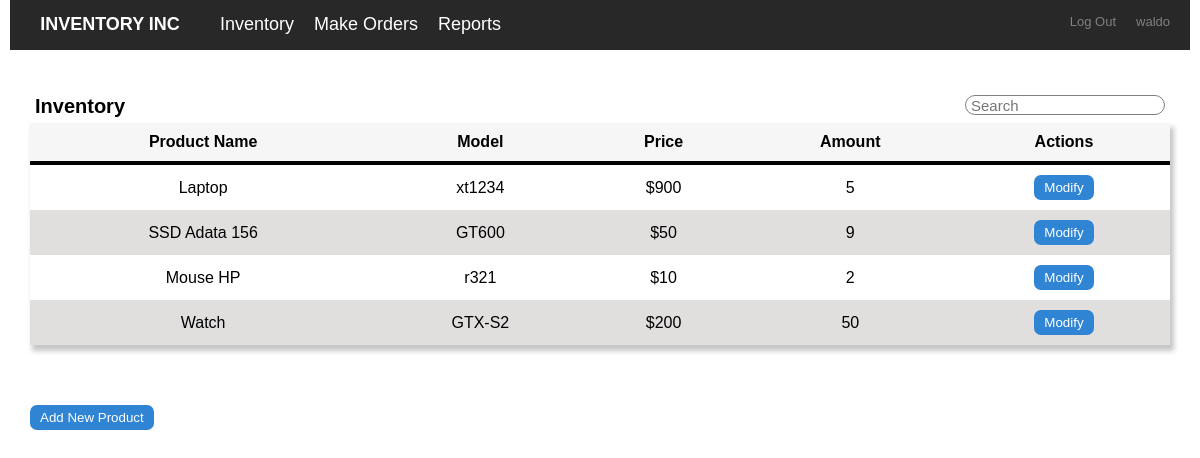
The page /inventory/ (signed in) on the database its author committed.
### inventory/models.py (models this page shows)
class User(AbstractUser):
    pass

class Product(models.Model):
    name = models.CharField(max_length=192, null=True)
    model =  models.CharField(max_length=192, null=True)
    price = models.IntegerField()
    stock = models.IntegerField()
    sold_number = models.IntegerField()

### inventory/views.py (the view)
# urls.py: path('', views.index ,  name='index'), #si no se pone "/" arroja un error de que no encuentra la ruta
def index (request):
    if request.user.is_authenticated:
        products =  Product.objects.all()
        return render(request,"inventory/index.html",{"products":products})
    else:
        return HttpResponseRedirect(reverse("login"))

### inventory/templates/inventory/index.html (shortened to what this page needs)
{% extends "inventory/layout.html" %}
{% block body %}
<div class="container">
    <div class="head-cont">
        <strong>Inventory </strong>
        <input class="head-cont" id="searchTerm" type="text" onkeyup="search_item()" placeholder="Search">
    </div>
    <table id="date-table">
        <thead>
            <th>Product Name</th>
            <th>Model</th>
            <th>Price</th>
            <th>Amount</th>
            <th>Actions</th>
        </thead>
        <tbody>
            {% for product in products %}
            <tr>
                <td>
                    <p class="row-product-{{product.id}}"> {{product.name}} </p>
                </td>
                <td>
                    <p class="row-product-{{product.id}}">{{product.model}}</p>
                </td>
                <td>
                    <p class="row-product-{{product.id}}"> ${{product.price}} </p>
                </td>
                <td>
                    <p class="row-product-{{product.id}}"> {{product.stock}} </p>
                </td>
                <td>
                    <button class="button_blue" id="button_blue-{{product.id}}" onclick="modify_product({{product.id}})"> Modify</button>
                </td>
            </tr>
            {%endfor%}
        </tbody>
    </table>
</div>
<div class="container">
    <button class="button_blue" onclick="show_form()"> Add New Product</button>
    <div class="container ft-center">
    </div>
</div>
{% endblock %}

### inventory/templates/inventory/layout.html (shortened to what this page needs)
{% load static %}
<html lang="en">
<head>
    <link rel="stylesheet" type="text/css" href="{% static 'inventory/style.css' %}">
</head>
<body>
   {% if user.is_authenticated %}
    <nav>
        <ul class="menu">
            <li class="logo ">
                <a href="{% url 'index'%}">  <strong>INVENTORY INC </strong>  </a>
            </li>
            <li class="item "><a href="{% url 'index'%} ">Inventory</a></li>
            <li class="item "><a href="{% url 'orders' %}">Make Orders</a></li>
            <li class="item "><a href="{% url 'show_reports' %}">Reports</a></li>
            <li class="log_option "><a href="{% url 'logout' %}">Log Out</a><a href="#">{{user.username}}</a></li>
        </ul>
    </nav>
    {% else %}
    <nav>
        <ul class="menu">
            <li class="logo "><a href="#">LOGO</a></li>
        </ul>
    </nav>
    {% endif %}
    {% block body %}
    {% endblock %}
</body>
</html>

### inventory/static/inventory/style.css (style rules this page uses)
* { margin: 0px; padding: 0px; box-sizing: border-box; }
.container { padding: 20px; margin: 20px 10px; align-items: center; align-content: center; justify-content: center; }
.head-cont { display: flex; padding: 5px; justify-content: space-between; font-size: 20px; }
.head-cont>input { height: 20px; width: 200px; border-radius: 20px; color: grey; border: 1px solid gray; font-size: 15px; }
table { text-align: center; width: 100%; border-collapse: collapse; box-shadow: 3px 5px 5px 1px #C6C6C6; }
th , td { padding: 10px; }
table tbody tr:nth-child(odd) { background-color: #E1DEDE; }
thead { background-color: #F6F6F6; border-bottom: solid 4px; }
body { font-family: sans-serif; }
nav { font-size: 18px; }
nav ul { display: flex; margin: 0px 10px; background-color: #282828; list-style: none; ; }
.item > a , .logo > a { color: white; text-decoration: none; }
li { padding: 14px 10px; }
.logo { width: 200px; text-align: center; }
.menu { background-color: #282828; height: 50px; }
.log_option { margin-left: auto; color: gray; font-size: 13px; }
.log_option > a { text-decoration: none; }
.log_option > a { color:gray; margin: 0px 10px; }
.button_blue { background-color: #2F84D3 ; border: transparent; border-radius: 7px; padding: 5px 10px ; color: white; }
.ft-center { justify-content: center; text-align: center; align-items: center; width: 100%; }

### rows shown on the page
User: username "waldo"
Product: name "Laptop", model "xt1234", price "900", stock "5"
Product: name "SSD Adata 156", model "GT600", price "50", stock "9"
Product: name "Mouse HP", model "r321", price "10", stock "2"
Product: name "Watch", model "GTX-S2", price "200", stock "50"
